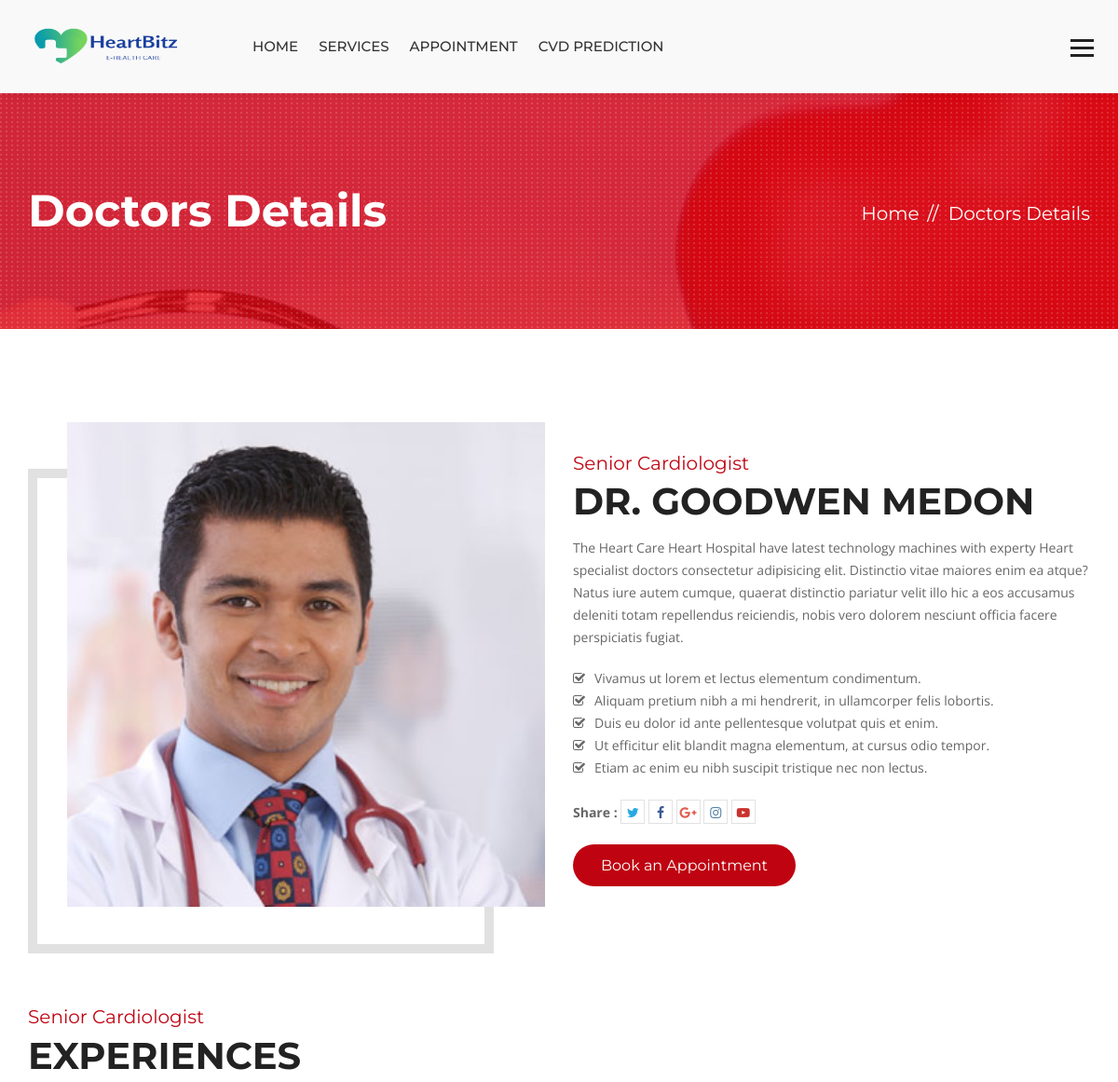
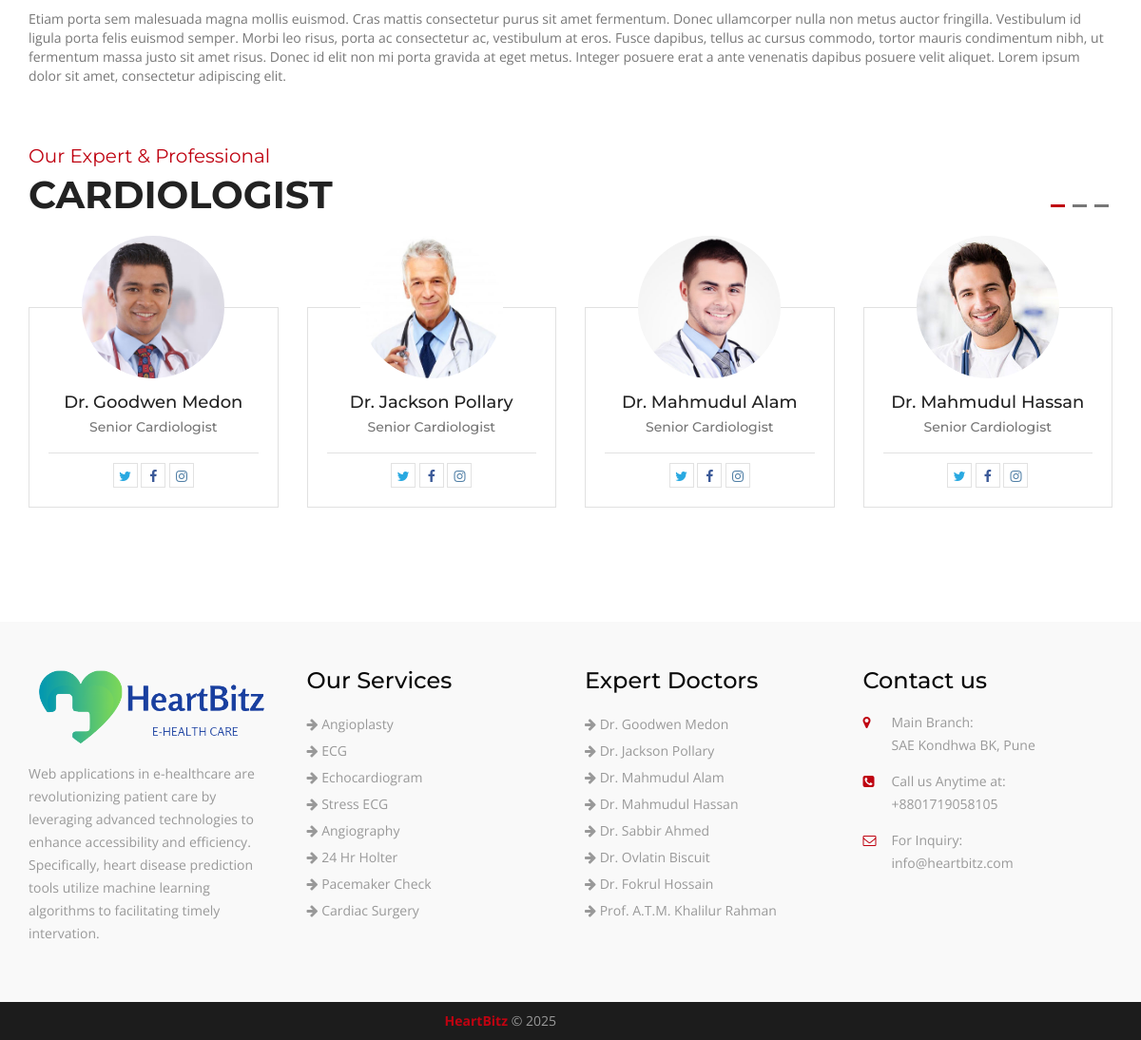
The app's page /doctors/2/, older data (2 pictures, top to bottom).
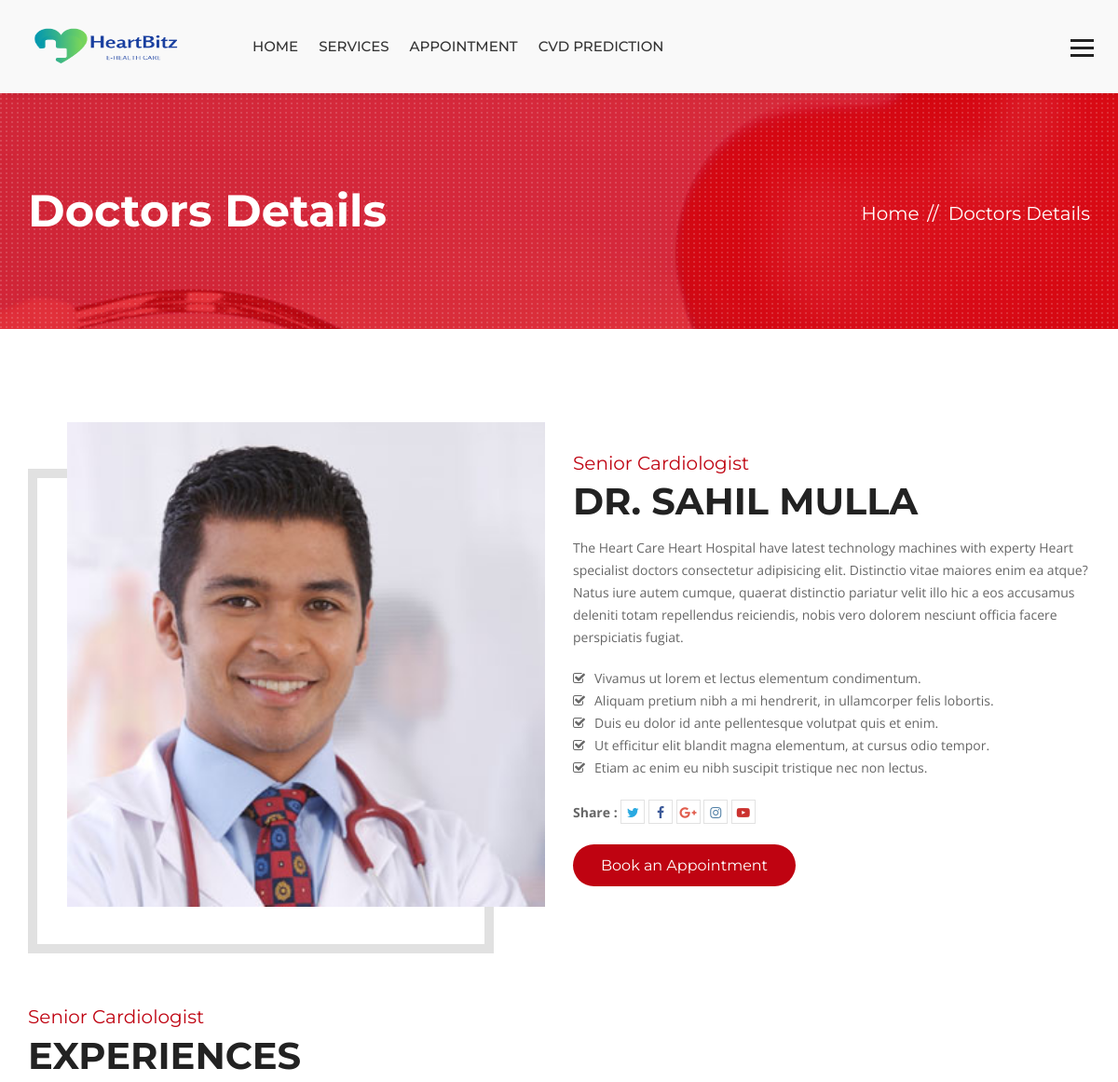
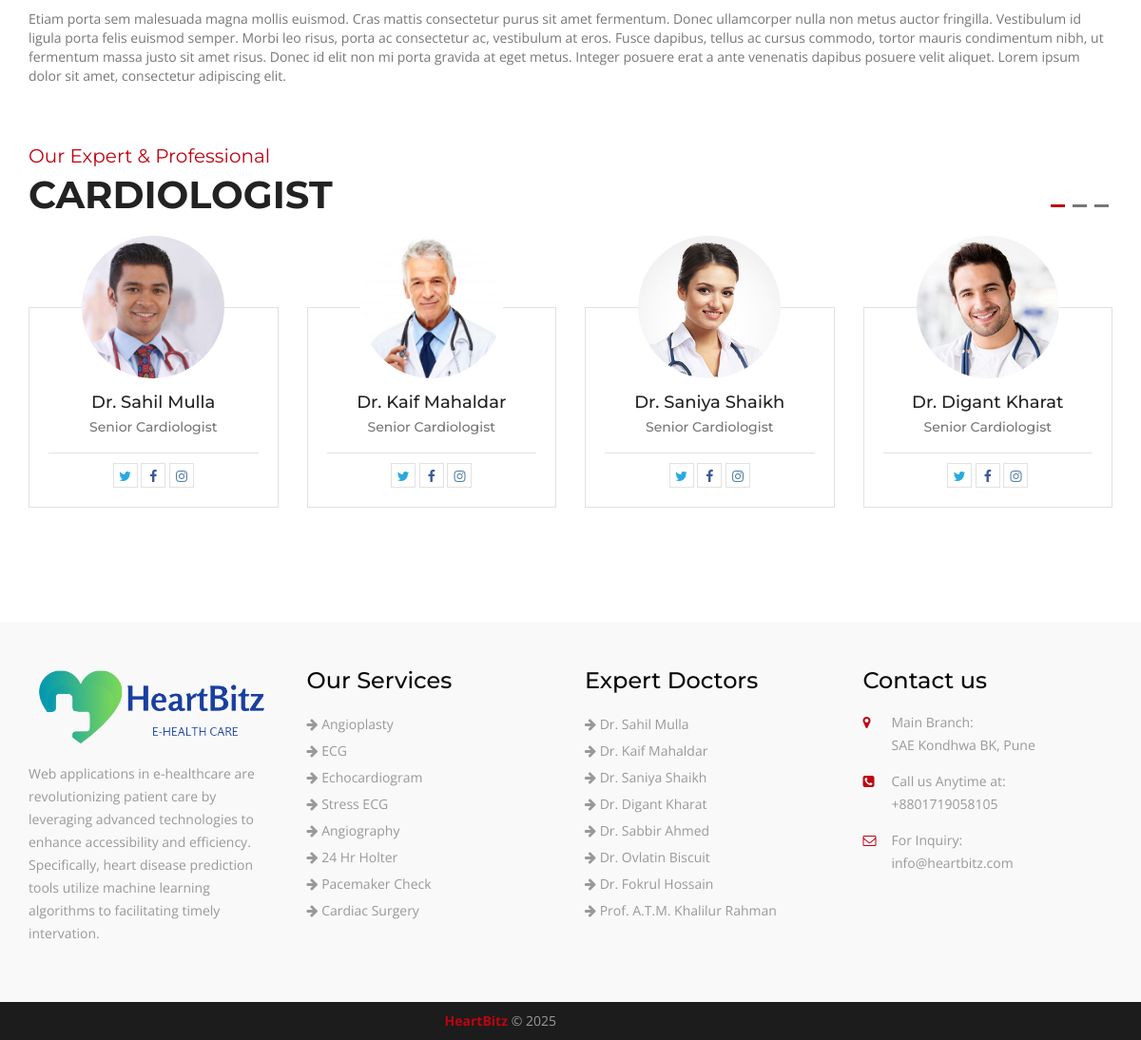
The same page, newer data (2 pictures, top to bottom).
### hospital/models.py (models this page shows, shortened)
class Doctor(models.Model):
    name = models.CharField(max_length=120)
    speciality = models.CharField(max_length=120)
    picture = models.ImageField(upload_to="doctors/")
    details = models.TextField()
    experience = models.TextField()
    expertize = models.ManyToManyField(to='Expertize', related_name='doctors')
    twitter = models.CharField(max_length=120, blank=True, null=True)
    facebook = models.CharField(max_length=120, blank=True, null=True)
    instagram = models.CharField(max_length=120, blank=True, null=True)

class Expertize(models.Model):
    name = models.CharField(max_length=120)

class Service(models.Model):
    title = models.CharField(max_length=120)
    description = models.TextField()
    items = models.ManyToManyField(to='Item',)
    thumbnail = models.ImageField(upload_to='services/')
    cover = models.ImageField(upload_to='services/')
    image1 = models.ImageField(upload_to='services/', blank=True, null=True)
    image2 = models.ImageField(upload_to='services/', blank=True, null=True)

### hospital/views.py (the view)
# urls.py: path('doctors/<int:pk>/', views.DoctorDetailView.as_view(),
class DoctorDetailView(DetailView):
    template_name = 'hospital/team-details.html'
    queryset = Doctor.objects.all()
    def get_context_data(self, **kwargs):
        context = super().get_context_data(**kwargs)
        context["doctors"] = Doctor.objects.all()
        return context

### hospital/context_processors.py (called while the page is built)
def footer_content(request):
    services = Service.objects.all()
    doctors = Doctor.objects.all()
    context = {
        'services': services,
        'doctors': doctors
    }
    return context

### templates/hospital/team-details.html (shortened to what this page needs)
{% extends 'base.html' %}
{% block maincontent %}
<div class="inner-banner">
  <div class="container">
    <div class="row">
      <div class="col-md-7">
        <h1>Doctors Details</h1>
      </div>
      <div class="col-md-5">
        <ol class="breadcrumb">
          <li><a href="{% url 'index' %}">Home</a></li>
          <li class="active">Doctors Details</li>
        </ol>
      </div>
    </div>
  </div>
</div>
<div class="main-content">
  <div class="team-details">
    <div class="container">
      <div class="row">
        <div class="col-md-6 col-sm-6">
          <div class="team-detail-img"> <img src="{{ object.picture.url }}" style="height: 65vh;" alt=""> </div>
        </div>
        <div class="col-md-6 col-sm-6">
          <div class="team-details-text">
            <div class="sectio-title-2"> <strong>{{ object.speciality }}</strong>
              <h2>{{ object.name }}</h2>
            </div>
            <p>{{ object.details }}</p>
            <ul>
              {% for exp in object.expertize.all %}
              <li><i class="fa fa-check-square-o" aria-hidden="true"></i>{{ exp.name }}</li>
              {% endfor %}
            </ul>
            <ul class="team-social">
              <li><strong>Share :</strong></li>
              <li><a class="tw" href="#"><i class="fa fa-twitter" aria-hidden="true"></i></a></li>
              <li><a class="fb" href="#"><i class="fa fa-facebook" aria-hidden="true"></i></a></li>
              <li><a class="gp" href="#"><i class="fa fa-google-plus" aria-hidden="true"></i></a></li>
              <li><a class="insta" href="#"><i class="fa fa-instagram" aria-hidden="true"></i></a></li>
              <li><a class="ytp" href="#"><i class="fa fa-youtube-play" aria-hidden="true"></i></a></li>
            </ul>
            <a class="book-app" href="#">Book an Appointment</a>
          </div>
        </div>
      </div>
      <div class="row">
        <div class="col-md-12">
          <div class="team-exp">
            <div class="sectio-title-2"> <strong>{{ object.speciality }}</strong>
              <h2>Experiences</h2>
            </div>
            {{ object.experience}}
          </div>
        </div>
      </div>
      <div class="row">
        <div class="col-md-12">
          <div class="team-slider">
            <div class="sectio-title-2"> <strong>Our Expert & Professional</strong>
              <h2>Cardiologist</h2>
            </div>
            <div id="team-slider" class="owl-carousel owl-theme">
              {% for doctor in doctors %}
              <div class="item">
                <div class="team-box">
                  <div class="team-thumb">  <img src="{{ doctor.picture.url }}" alt="">
                  </div>
                  <div class="team-text">
                    <h5><a href="{% url 'doctor_details' doctor.id %}">{{ doctor.name }}</a></h5>
                    <strong>{{ doctor.speciality }}</strong>
                    <ul class="team-social">
                      {% if doctor.twitter %}
                      <li><a class="tw" href="{{ doctor.twitter }}"><i class="fa fa-twitter" aria-hidden="true"></i></a>
                      </li>
                      {% endif %}
                      {% if doctor.facebook %}
                      <li><a class="fb" href="{{ doctor.facebook }}"><i class="fa fa-facebook"
                            aria-hidden="true"></i></a>
                      </li>
                      {% endif %}
                      {% if doctor.instagram %}
                      <li><a class="insta" href="{{ doctor.instagram }}"><i class="fa fa-instagram"
                            aria-hidden="true"></i></a></li>
                      {% endif %}
                    </ul>
                  </div>
                </div>
              </div>
              {% endfor %}
            </div>
          </div>
        </div>
      </div>
    </div>
  </div>
</div>
{% endblock maincontent %}

### templates/base.html (shortened to what this page needs)
{% load static %}
<!DOCTYPE html>
<html lang="en">
<head>
  {% include 'partials/_css.html' %}
</head>
<body>
  <div class="wrapper">
    {% include 'partials/_header.html' %}
    {% block maincontent %}
    {% endblock maincontent %}
    {% include 'partials/_footer.html' %}
    {% include 'partials/_js.html' %}
</body>
</html>

### templates/partials/_css.html (shortened to what this page needs)
{% load static %}
<link href="{% static 'heartcare/css/custom.css' %}" rel="stylesheet">
<link href="{% static 'heartcare/css/bootstrap.min.css' %}" rel="stylesheet">
<link href="{% static 'heartcare/css/color.css' %}" rel="stylesheet">
<link href="{% static 'heartcare/css/responsive.css' %}" rel="stylesheet">
<link href="{% static 'heartcare/css/font-awesome.min.css' %}" rel="stylesheet">
<link href="{% static 'heartcare/css/prettyPhoto.css' %}" rel="stylesheet">
<link href="{% static 'heartcare/css/owl.carousel.min.css' %}" rel="stylesheet">
<link href="{% static 'heartcare/css/bootstrap-datetimepicker.min.css' %}" rel="stylesheet">

### templates/partials/_header.html (shortened to what this page needs)
{% load static %}
<header class="site-header">
  <div class="nav-logo-area" style="background-color: #f9f9f9">
    <div class="container">
      <div class="row">
        <div class="col-md-12">
          <nav class="navbar navbar-default">
            <div class="navbar-header">
              <a class="navbar-brand" href="{% url 'index' %}"><img src="{% static 'heartcare/images/logom.png' %}"
                  width="170vh" height="40vh" alt=""></a>
            </div>
            <div class="collapse navbar-collapse" id="bs-example-navbar-collapse-1">
              <ul class="nav navbar-nav">
                <li><a href="{% url 'index' %}">Home</a></li>
                <li><a href="{% url 'services' %}">Services</a></li>
                <li><a href="{% url 'appointment' %}">Appointment</a></li>
                <li><a href="{% url 'cvd' %}">CVD Prediction</a></li>
              </ul>
              <ul class="nav navbar-nav navbar-right">
                <li> <a id="menu-toggle" href="#" class="toggle"><img src="{% static 'heartcare/images/bars.png' %}"
                      alt=""></a> </li>
              </ul>
            </div>
          </nav>
        </div>
      </div>
    </div>
  </div>
</header>

### templates/partials/_sidebar.html (shortened to what this page needs)
{% load static %}

### templates/partials/_slider.html (shortened to what this page needs)
{% load static %}

### templates/partials/_footer.html (shortened to what this page needs)
{% load static %}
<footer class="footer" style="background-color: #f9f9f9">
  <div class="footer-widgets">
    <div class="container">
      <div class="row">
        <div class="col-md-3 col-sm-6">
          <div class="widget"> <img class="ft-logo" src="{% static 'heartcare/images/logof.png' %}" alt="">
            <p>Web applications in e-healthcare are revolutionizing patient care by leveraging advanced technologies to
              enhance accessibility and efficiency. Specifically, heart disease prediction tools utilize machine
              learning algorithms to facilitating timely intervation. </p>
          </div>
        </div>
        <div class="col-md-3 col-sm-6">
          <div class="widget">
            <h3 style="color: #090909">Our Services</h3>
            <ul>
              {% for service in services|slice:':8' %}
              <li><a href="{% url 'service_details' service.id %}"><i class="fa fa-arrow-right"></i>
                  {{service.title }}</a></li>
              {% endfor %}
            </ul>
          </div>
        </div>
        <div class="col-md-3 col-sm-6">
          <div class="widget">
            <h3 style="color: #090909">Expert Doctors</h3>
            <ul>
              {% for doctor in doctors|slice:':8' %}
              <li><a href="{% url 'doctor_details' doctor.id %}"><i class="fa fa-arrow-right"></i> {{ doctor.name }}</a>
              </li>
              {% endfor %}
            </ul>
          </div>
        </div>
        <div class="col-md-3 col-sm-6">
          <div class="widget">
            <h3 style="color: #090909">Contact us</h3>
            <address>
              <ul>
                <li> <span class="icon"><i class="fa fa-map-marker" aria-hidden="true"></i></span> <span
                    class="add-text"><strong>Main Branch:</strong> SAE Kondhwa BK, Pune</span> </li>
                <li> <span class="icon"><i class="fa fa-phone-square" aria-hidden="true"></i></span> <span
                    class="add-text"><strong>Call us Anytime at:</strong> +8801719058105</span> </li>
                <li> <span class="icon"><i class="fa fa-envelope-o" aria-hidden="true"></i></span> <span
                    class="add-text"><strong>For Inquiry:</strong> info@heartbitz.com</span> </li>
              </ul>
            </address>
          </div>
        </div>
      </div>
    </div>
  </div>
  <div class="footer-cr">
    <div class="container">
      <div class="row">
        <div class="col-md-6">
          <p><strong>HeartBitz</strong> © {% now 'Y' %}</p>
        </div>
      </div>
    </div>
  </div>
</footer>

### templates/partials/_js.html (shortened to what this page needs)
</div>
{% load static %}

### heartcare/static/heartcare/css/color.css (style rules this page uses)
.site-header .navbar-default .navbar-nav > li > a:hover, .site-header .navbar-default .navbar-nav > .active > a, .site-header .navbar-default .navbar-nav > .active > a:focus, .site-header .navbar-default .navbar-nav > .active > a:hover, .site-header .navbar-default .navbar-nav > .open > a, .site-header .navbar-default .navbar-nav > .open > a:focus, .site-header .navbar-default .navbar-nav > .open > a:hover, .main-slider .owl-theme .owl-dots .owl-dot.active span, .main-slider .owl-theme .owl-dots .owl-dot:hover span, .site-header .navbar-nav > li > a.appoint, .site-header .navbar-nav > li > a.nav-search, .btn-1, .site-header .dropdown-menu > li > a:after, .app-form input[type="submit"], .header-style-two .nav-area, .learn-more, .play:hover, .cp-tabs .nav-tabs > li.active > a, .cp-tabs .nav-tabs > li.active > a:focus, .cp-tabs .nav-tabs > li.active > a:hover, .site-header .head-search .btn.btn-default, .main-slider .owl-theme .owl-dots .owl-dot.active span, .main-slider .owl-theme .owl-dots .owl-dot:hover span, .service-box-2:after, .Heart-box:hover .v-icon, .Heart-box:hover .v-text, .post-date, .team-two .team-social li a, .team-two .team-box .team-text:after, .book-appointment-widget a, .cp-pagination .pagination > li > a:hover, .cp-pagination .pagination > li > span:hover, .book-app, .submit-btn, .news-thumb .date, .newsletter-form button, .news-detail blockquote, .comment-form input[type="submit"], .pro-hover a, .review-form input[type="submit"], .related-products .owl-dots .owl-dot.active span, .related-products .owl-dots .owl-dot:hover span, .heart-care-services .nav-tabs>li.active>a, .heart-care-services .nav-tabs>li.active>a:focus, .heart-care-services .nav-tabs>li.active>a:hover, .heart-care-services .nav-tabs>li>a:hover, .services-nav h3, .site-header .dropdown-menu > li > a:hover, .features-box:hover, .features-box.selected, .footer .widget .rm, .home-testimonials .owl-theme .owl-dots .owl-dot.active span, .home-testimonials .owl-theme .owl-dots .owl-dot:hover span { background: #bf0311; }
.top-bar li .fa, .top-social a:hover, .view, .services-list .service h3 a:hover, .service-style-1 .service-box .ser-content h3 a:hover, .faqs .panel-default > .panel-heading h4 a, .faqs .panel-default > .panel-heading a::after, .team-text h5 a:hover, .section-title-3 strong, .post-text > h5 a:hover, .read-more:hover, .widget address .icon, .footer .widget a:hover, .footer-cr p strong, .footer-social a:hover, .post-meta li, .post-meta li:after, .post-meta li a, .header-service-area .icon, .header-service-area strong, .section-title-1 strong, .section-title-1 h2, .sectio-title-2 strong, .welcome-text .designation, .Heart-box .v-icon, .phone-icon, .services-nav .side-nav li:hover a, .services-nav .side-nav li.active a, .gallery-thumb .hover-info a, .archives li:before, .search-form button, .date-time, .right-404 strong, .prices, .review .fa, .login-social li, .login-social li a, .heart-care-services .nav-tabs>li>a { color: #bf0311; }

Row changes from the older to the newer data that the page shows:
changed Doctor: name "DR. GOODWEN MEDON" → "DR. SAHIL MULLA"; name "Dr. Goodwen Medon" → "Dr. Sahil Mulla"
changed Doctor: name "Dr. Jackson Pollary" → "Dr. Kaif Mahaldar"
changed Doctor: picture: a different picture; name "Dr. Mahmudul Alam" → "Dr. Saniya Shaikh"
changed Doctor: name "Dr. Mahmudul Hassan" → "Dr. Digant Kharat"
